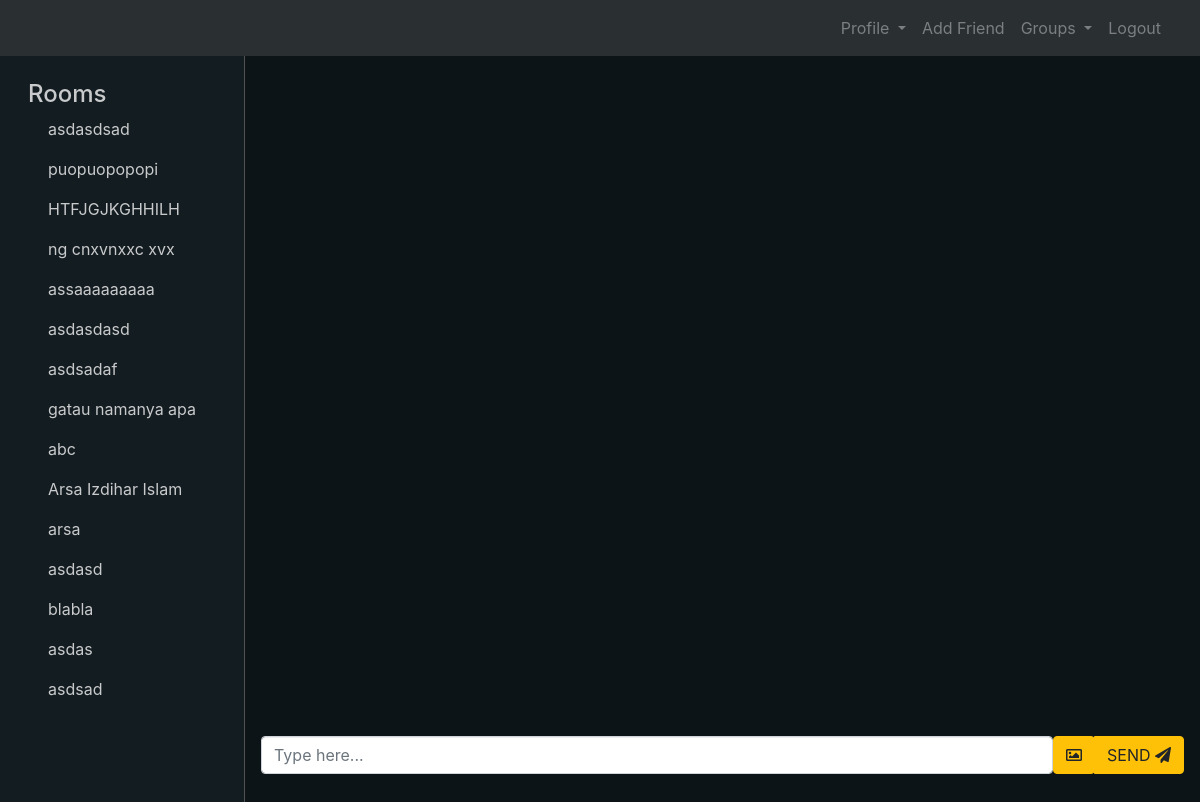
Before: /chat/ (signed in) with the older database file.
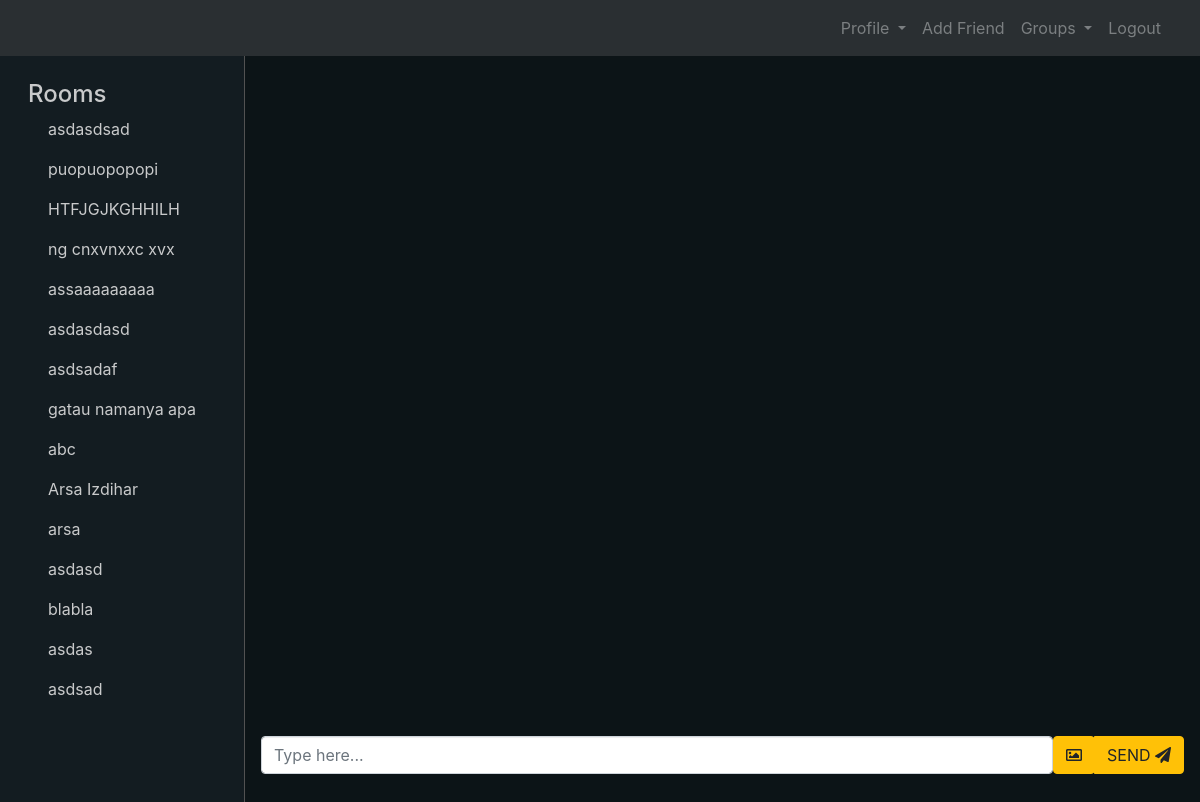
After: the same page with the newer database file.
### tables.py (models this page shows, shortened)
class ChatRoom(db.Model):
    __tablename__ = "chat_rooms"
    id = db.Column(db.Integer, primary_key=True)
    chats = relationship("Chat", back_populates="room", order_by='Chat.id', lazy="dynamic")
    name = db.Column(db.String(25))
    last_modified = db.Column(db.String(50))
    is_group = db.Column(db.Boolean, default=False)
    members = relationship("RoomRead", back_populates="chat_room")

class User(UserMixin, db.Model):
    __tablename__ = "users"
    id = db.Column(db.Integer, primary_key=True)
    email = db.Column(db.String(100), unique=True)
    password = db.Column(db.String(100))
    name = db.Column(db.String(100))
    posts = relationship("BlogPost", back_populates="author")
    comments = relationship("Comment", back_populates="comment_author")
    files = relationship("File", back_populates="file_owner")
    chats = relationship("Chat", back_populates="user")
    chat_rooms = relationship("RoomRead", back_populates="member", order_by="RoomRead.last_modified.desc()")
    friends = db.relationship('User',
                              secondary=user_friends,
                              primaryjoin=(user_friends.c.user_id == id),
                              secondaryjoin=(user_friends.c.friend_id == id))

### chat.py (the view)
@chat_app.route("/")
def chat_home():
    if not current_user.is_authenticated:
        flash("Please Log In first.")
        return redirect(url_for("login"))
    chat_rooms = user_get_rooms(current_user)
    if not list(chat_rooms):
        return redirect(url_for('chat_app.add_friend'))
    first_room = chat_rooms[0]
    return render_template("/chat/chat.html", username=current_user.name, rooms=chat_rooms, first_room=first_room)

### chat.py (called while the page is built)
def get_room_name(room):
    if room.is_group:
        return room.name
    for assoc in room.members:
        if not assoc.member == current_user:
            return assoc.member.name

def user_get_rooms(user):
    return [assoc.chat_room for assoc in user.chat_rooms]

@chat_app.context_processor
def chat_utility():
    return dict(get_room_name=get_room_name)

### main.py (called while the page is built)
@login_manager.user_loader
def load_user(user_id):
    return User.query.get(user_id)

### templates/chat/chat.html (shortened to what this page needs)
<!DOCTYPE html>
<html lang="en" dir="ltr">
    <head>
        <link rel="stylesheet" href="https://stackpath.bootstrapcdn.com/bootstrap/4.1.3/css/bootstrap.min.css">
          <link href="{{ url_for('static', filename='vendor/fontawesome-free/css/all.min.css')}}" rel="stylesheet" type="text/css">
        <link rel="stylesheet" type="text/css" href="{{ url_for('static', filename='css/chat_style.css') }}">
    </head>
    <body>
        <div class="wrapper">
            <nav id="main-navbar" class="navbar navbar-expand-sm navbar-dark fixed-top">
                <div class="container-fluid">
                    <div class="collapse navbar-collapse" id="navbarSupportedContent">
                        <ul class="navbar-nav ml-auto">
                            <li class="nav-item dropdown">
                                <div class="dropdown show">
                                  <a class="dropdown-toggle nav-link" href="#" role="button" data-toggle="dropdown" aria-haspopup="true" aria-expanded="false">
                                    <span>Profile</span>
                                  </a>
                                </div>
                            </li>
                            <li class="nav-item">
                                <a id="add-friend-btn" class="nav-link" href="{{ url_for('chat_app.add_friend') }}"><span>Add Friend</span></a>
                            </li>
                            <li class="nav-item dropdown">
                                <div class="dropdown show">
                                  <a class="dropdown-toggle nav-link" href="#" role="button" data-toggle="dropdown" aria-haspopup="true" aria-expanded="false">
                                    <span>Groups</span>
                                  </a>
                                </div>
                            </li>
                            <li class="nav-item">
                                <a id="logout-btn" class="nav-link" href="{{ url_for('logout') }}"><span>Logout</span></a>
                            </li>
                        </ul>
                    </div>
                </div>
            </nav>
            <div id="main-section">
                <nav id="sidebar">
                    <div id="sidebar-scroll">
                        <h4>Rooms</h4>
                        {% for room in rooms %}
                            <p id="{{ room.id }}" class="select-room cursor-pointer">{{ get_room_name(room) }}</p>
                        {% endfor %}
                    </div>
                </nav>
                <div id="rightside-pannel">
                    <div id="display-message-section">
                    </div>
                   <div id="input-area" class="input-group mb-3">
                        <input type="text" id="user_message" class="form-control typeahead tt-query" placeholder="Type here..." aria-label="Type a message" aria-describedby="basic-addon2" autocomplete="off">
                        <button id="image-btn" class="btn btn-warning" type="button"><i class="far fa-image"></i></button>
                        <div class="input-group-append">
                            <button id="send_message" class="btn btn-warning" type="button">SEND <i class="fas fa-paper-plane"></i></button>
                        </div>
                    </div>
                </div>
            </div>
        </div>
    </body>
</html>

### static/css/chat_style.css (style rules this page uses)
body { background-color: #0c1417; }
.wrapper { display: flex; overflow: hidden; height: 100%; }
#main-section { overflow: hidden; width: 100%; }
#main-navbar { background-color: #2a2f32; }
#main-navbar a, #main-navbar span { color: #7b7f81; }
#sidebar { color: #c9cacb; min-height: 100vh; float: left; height: 100%; margin-top: 2em; padding-top: 3em; padding-left: 1em; padding-right: 1em; border-right: 0.5px solid #525252; background-color: #131c21; }
#sidebar p { padding-left: 2em; padding-right:2em; }
#sidebar h4 { padding-left: 0.5em; }
#sidebar-scroll { max-height: 82vh; overflow: auto; }
.cursor-pointer { cursor: pointer; }
#rightside-pannel { overflow: hidden; }
#display-message-section { color: white; margin-top: 5em; min-height: 82vh; max-height: 82vh; overflow-y: auto; }
#input-area { padding-left: 1em; padding-right: 1em; bottom: 0; transition: all 0.5s; }
.tt-input { box-shadow: inset 0 1px 1px rgba(0, 0, 0, 0.075); }
.tt-hint { color: #999; }

Changed rows visible on the page:
changed through a linked row, ChatRoom: is_group.name "Arsa Izdihar Islam" → "Arsa Izdihar"
